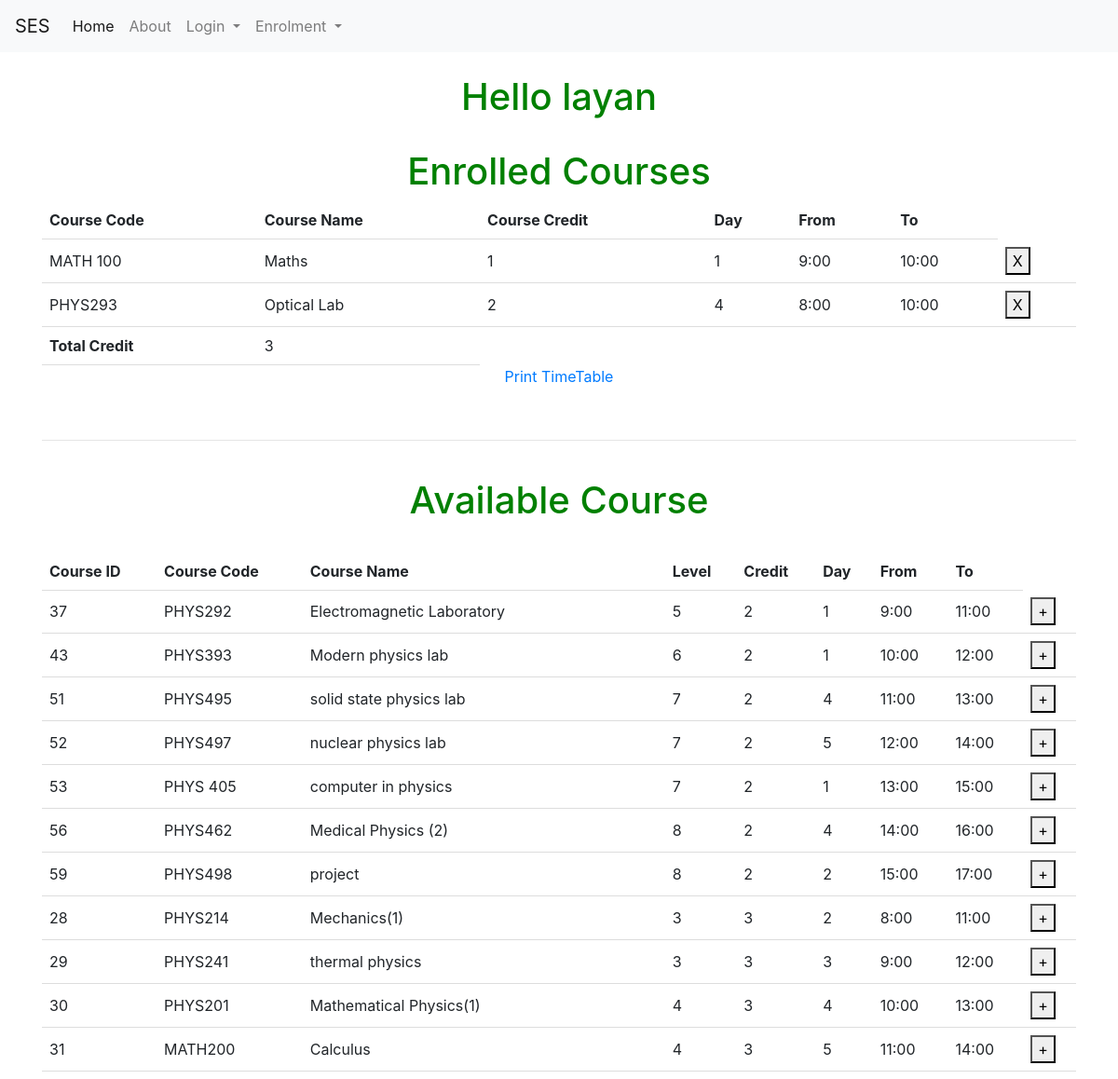
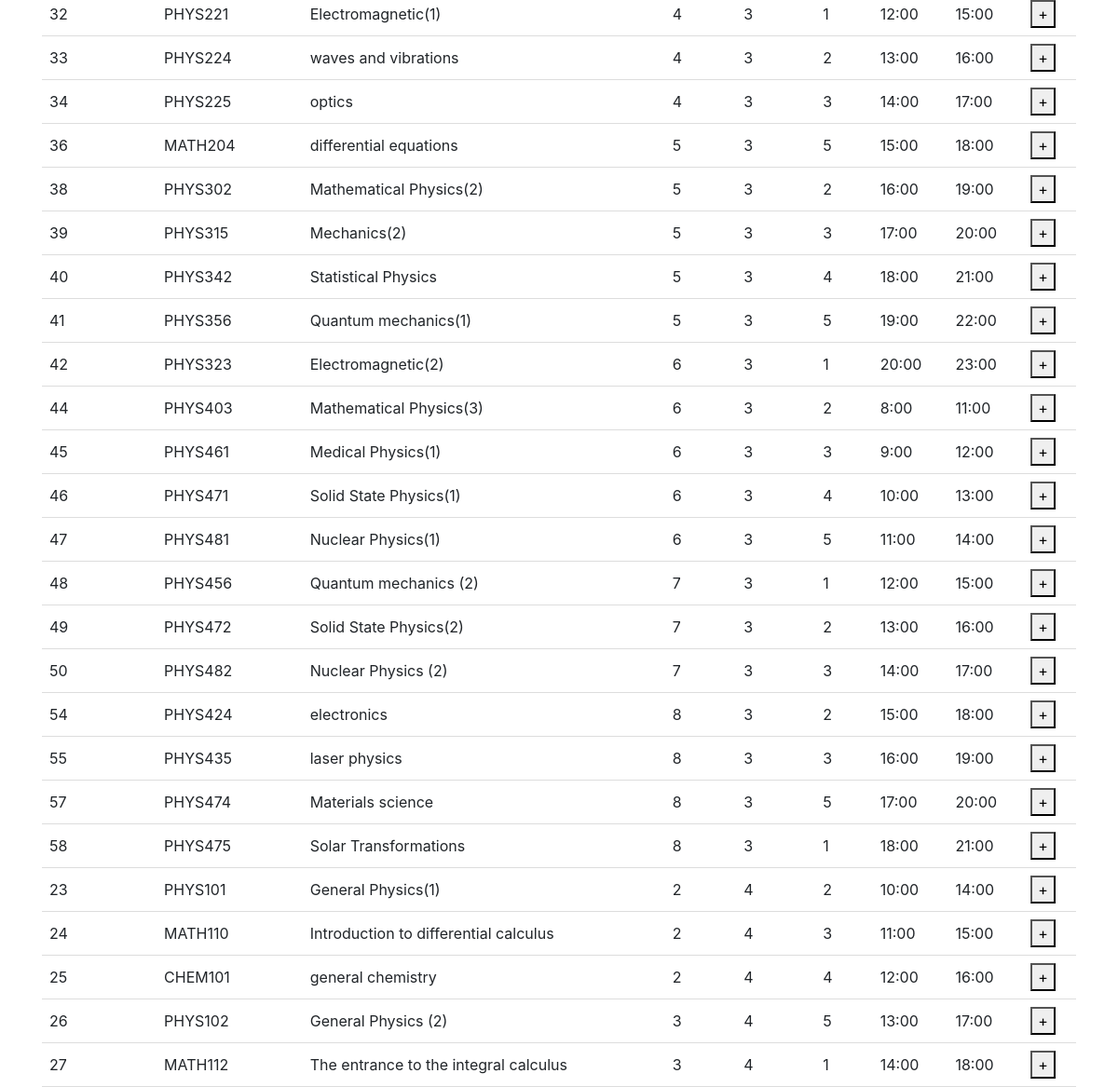
The page /student_course_enrolment/?iddt=6 (signed in) on the database its author committed (2 pictures, top to bottom).
### models.py (models this page shows)
class User(UserMixin, db.Model):
    id = db.Column(db.Integer, primary_key=True)
    email = db.Column(db.String(100), unique=True)
    password = db.Column(db.String(100))
    name = db.Column(db.String(1000))
    dep_id =  db.Column(db.Integer)
    rol_id =  db.Column(db.Integer)

### tables this page shows
CREATE TABLE course (course_id [int] IDENTITY (1, 1) NOT NULL PRIMARY KEY UNIQUE, course_name [nchar] (10), course_descr [nchar] (10), course_code [nchar] (10), dep_id [int], plan_id [int], level_id [int], credit INTEGER, Day_id REFERENCES Day (Day_id), fromT TIME, toT TIME);

### available_courses.py (the view)
@available_courses.route('/student_course_enrolment/', methods=['GET', 'POST'])
def student_course_enrolment():
    with app.app_context():
        user_id =  request.args.get('iddt')
        print('1')
        con = sqlite3.connect("instance/db.sqlite")
        cur = con.cursor()
        cur.execute("SELECT course_id, course_code, course_name, level_id, credit, Day_id , FromT, Tot FROM course p WHERE  NOT EXISTS (SELECT * FROM   Time_table od WHERE  p.course_id = od.course_id and od.user_id = '%s') AND dep_id = (select dep_id from user where id  = '%s' )" % (user_id,user_id))
        data = cur.fetchall()
        cur.execute("SELECT course.course_id, course.course_code, course.course_name, course.credit,course.day_id ,course.fromT, course.toT FROM course INNER JOIN Time_table ON course.course_id =Time_table.course_id where Time_table.user_id = '%s'" % (user_id))
        data2 = cur.fetchall()
        cur.execute("SELECT sum(course.credit) FROM course INNER JOIN Time_table ON course.course_id =Time_table.course_id where Time_table.user_id = '%s'" % (user_id))
        dataC = cur.fetchall()
        con.commit()
        con.close()
        print('2')
    return render_template('student_course_enrolment.html', data=data,data2=data2, idd = current_user.id,name= current_user.name,dataC=dataC)

### templates/student_course_enrolment.html (shortened to what this page needs)
{% extends "base.html" %}
{% block content %}
<h1> Hello {{name}} </h1>
{% if not data2 %}
<h1 style="color:red;">Not enrolled in any Courses</h1>
{% else %}
<h1>Enrolled Courses</h1>
<form method="post" action="/delcourse">
    <table id="table_to_highlight" style="width:100%">
        <thead>
          <tr>
            <th>Course Code</th>
            <th>Course Name</th>
            <th>Course Credit</th>
            <th>Day</th>
            <th>From</th>
            <th>To</th>
          </tr>
          </thead>
          <tbody>
           {% for row in data2 %}
                  <tr>
                      <td>{{row[1]}}</td>
                      <td>{{row[2]}}</td>
                      <td>{{row[3]}}</td>
                      <td>{{row[4]}}</td>
                      <td>{{row[5]}}</td>
                      <td>{{row[6]}}</td>
                      <td><button class="bi bi-plus" type="submit" value="{{ row[0] }}" name="course_id_del">X</button></td>
                  </tr>
              {% endfor %}
          </tbody>
          <tfoot>
            {% for row in dataC %}
            <tr>
              <td><strong>Total Credit</strong></td>
              <td>{{row[0]}}</td>
            </tr>
            {% endfor %}
          </tfoot>
      </table>
      <p>
        <a href="{{ url_for('student_course_enrolment.download_report', iddh = current_user.id) }}">Print TimeTable</a>
    </p>
</form>
{% endif %}
<hr>
{% if not data %}
<h1 style="color:red;">No Available Course</h1>
{% else %}
<h1> Available Course</h1>
<form method="post" action="/incourse">
<table id="table_to_highlight" style="width:100%">
    <thead>
      <tr>
        <th>Course ID</th>
        <th>Course Code</th>
        <th>Course Name</th>
        <th>Level</th>
        <th>Credit</th>
        <th>Day</th>
        <th>From</th>
        <th>To</th>
      </tr>
      </thead>
      <tbody>
       {% for row in data %}
              <tr>
                <td><input type="hidden" name="title" value="{{ row[0] }}"> {{ row[0] }} </td>
                  <td>{{row[1]}}</td>
                  <td>{{row[2]}}</td>
                  <td>{{row[3]}}</td>
                  <td>{{row[4]}}</td>
                  <td>{{row[5]}}</td>
                  <td>{{row[6]}}</td>
                  <td>{{row[7]}}</td>
                  <td><button class="bi bi-plus" type="submit" value="{{ row[0] }}" name="course_id">+</button></td>
              </tr>
          {% endfor %}
      </tbody>
  </table>
  {% endif %}
    </form>
    {% endblock %}

### templates/base.html (shortened to what this page needs)
<!DOCTYPE html>
<html>
<head>
    <link rel="stylesheet" href="https://cdn.jsdelivr.net/npm/bootstrap@4.3.1/dist/css/bootstrap.min.css">
    <link rel="stylesheet" href="https://cdnjs.cloudflare.com/ajax/libs/font-awesome/5.15.3/css/all.min.css">
    <link rel="stylesheet" href="https://mdbcdn.b-cdn.net/wp-content/themes/mdbootstrap4/docs-app/css/compiled-4.20.0.min.css">
</head>
<body>
<section class="hero is-fullheight" style="background-color:#ffffff;">
    <div>  <nav class="navbar navbar-expand-lg navbar-light bg-light">
        <a class="navbar-brand" href="{{ url_for('main.index') }}">SES</a>
        <div class="collapse navbar-collapse" id="navbarSupportedContent">
          <ul class="navbar-nav mr-auto">
            <li class="nav-item active">
              <a class="nav-link" href="{{ url_for('main.index') }}">Home <span class="sr-only">(current)</span></a>
            </li>
            <li class="nav-item">
              <a class="nav-link" href="{{ url_for('main.About') }}">About</a>
            </li>
            <li class="nav-item dropdown">
              <a class="nav-link dropdown-toggle" href="#" id="navbarDropdown" role="button" data-toggle="dropdown" aria-haspopup="true" aria-expanded="false">
                Login
              </a>
            </li>
            {% if current_user.is_authenticated and current_user.rol_id == 1 %}
            <form method="post" action="/student_course_enrolment">
            <li class="nav-item dropdown">
                <a class="nav-link dropdown-toggle" href="#" id="navbarDropdown" role="button" data-toggle="dropdown" aria-haspopup="true" aria-expanded="false">
                    Admin
                </a>
                <div class="dropdown-menu" aria-labelledby="navbarDropdown">
                  <a class="dropdown-item" href="{{ url_for('auth.saveRecord') }}">Add Lecturer</a>
                    <div class="dropdown-divider"></div>
                    <a class="dropdown-item" href="{{ url_for('auth.saverloc') }}">Add Class Room</a>
                    <div class="dropdown-divider"></div>
                    <a class="dropdown-item" href="{{ url_for('admin_enrolment.adstudent') }}">Enrolment Students</a>
                </div>
              </li>
              {% elif current_user.is_authenticated  %}
              <li class="nav-item dropdown">
                <a class="nav-link dropdown-toggle"  href="#" id="navbarDropdown" role="button" data-toggle="dropdown" aria-haspopup="true" aria-expanded="false">
                    Enrolment
                </a>
              </li>
              {% endif %}
        </div>
    </div>
    <div class="hero-body">
        <div class="container has-text-centered">
            {% block content %}{% endblock %}
        </div>
</section>
</body>
</html>

### templates/student_course_enrolment.html (style rules this page uses)
body { text-align: center; }
h1 { color: green; }
table { border-collapse: collapse; width: 100%; }
th, td { padding: 8px; text-align: left; border-bottom: 1px solid #ddd; }

### rows shown on the page
User: name "layan"
course: course_code "MATH 100", course_name "Maths", credit "1", Day "1", fromT "9:00", toT "10:00", {{ row[0] }} 22 (drawn)
course: course_code "PHYS293", course_name "Optical Lab", credit "2", Day "4", fromT "8:00", toT "10:00", {{ row[0] }} 35 (drawn)
course: course_id "37", course_code "PHYS292", course_name "Electromagnetic Laboratory", level "5", credit "2", Day "1", fromT "9:00", toT "11:00"
course: course_id "43", course_code "PHYS393", course_name "Modern physics lab", level "6", credit "2", Day "1", fromT "10:00", toT "12:00"
course: course_id "51", course_code "PHYS495", course_name "solid state physics lab", level "7", credit "2", Day "4", fromT "11:00", toT "13:00"
course: course_id "52", course_code "PHYS497", course_name "nuclear physics lab", level "7", credit "2", Day "5", fromT "12:00", toT "14:00"
course: course_id "53", course_code "PHYS 405", course_name "computer in physics", level "7", credit "2", Day "1", fromT "13:00", toT "15:00"
course: course_id "56", course_code "PHYS462", course_name "Medical Physics (2)", level "8", credit "2", Day "4", fromT "14:00", toT "16:00"
course: course_id "59", course_code "PHYS498", course_name "project", level "8", credit "2", Day "2", fromT "15:00", toT "17:00"
course: course_id "28", course_code "PHYS214", course_name "Mechanics(1)", level "3", credit "3", Day "2", fromT "8:00", toT "11:00"
course: course_id "29", course_code "PHYS241", course_name "thermal physics", level "3", credit "3", Day "3", fromT "9:00", toT "12:00"
course: course_id "30", course_code "PHYS201", course_name "Mathematical Physics(1)", level "4", credit "3", Day "4", fromT "10:00", toT "13:00"
course: course_id "31", course_code "MATH200", course_name "Calculus", level "4", credit "3", Day "5", fromT "11:00", toT "14:00"
course: course_id "32", course_code "PHYS221", course_name "Electromagnetic(1)", level "4", credit "3", Day "1", fromT "12:00", toT "15:00"
course: course_id "33", course_code "PHYS224", course_name "waves and vibrations", level "4", credit "3", Day "2", fromT "13:00", toT "16:00"
course: course_id "34", course_code "PHYS225", course_name "optics", level "4", credit "3", Day "3", fromT "14:00", toT "17:00"
course: course_id "36", course_code "MATH204", course_name "differential equations", level "5", credit "3", Day "5", fromT "15:00", toT "18:00"
course: course_id "38", course_code "PHYS302", course_name "Mathematical Physics(2)", level "5", credit "3", Day "2", fromT "16:00", toT "19:00"
course: course_id "39", course_code "PHYS315", course_name "Mechanics(2)", level "5", credit "3", Day "3", fromT "17:00", toT "20:00"
course: course_id "40", course_code "PHYS342", course_name "Statistical Physics", level "5", credit "3", Day "4", fromT "18:00", toT "21:00"
course: course_id "41", course_code "PHYS356", course_name "Quantum mechanics(1)", level "5", credit "3", Day "5", fromT "19:00", toT "22:00"
course: course_id "42", course_code "PHYS323", course_name "Electromagnetic(2)", level "6", credit "3", Day "1", fromT "20:00", toT "23:00"
course: course_id "44", course_code "PHYS403", course_name "Mathematical Physics(3)", level "6", credit "3", Day "2", fromT "8:00", toT "11:00"
course: course_id "45", course_code "PHYS461", course_name "Medical Physics(1)", level "6", credit "3", Day "3", fromT "9:00", toT "12:00"
course: course_id "46", course_code "PHYS471", course_name "Solid State Physics(1)", level "6", credit "3", Day "4", fromT "10:00", toT "13:00"
course: course_id "47", course_code "PHYS481", course_name "Nuclear Physics(1)", level "6", credit "3", Day "5", fromT "11:00", toT "14:00"
course: course_id "48", course_code "PHYS456", course_name "Quantum mechanics (2)", level "7", credit "3", Day "1", fromT "12:00", toT "15:00"
course: course_id "49", course_code "PHYS472", course_name "Solid State Physics(2)", level "7", credit "3", Day "2", fromT "13:00", toT "16:00"
course: course_id "50", course_code "PHYS482", course_name "Nuclear Physics (2)", level "7", credit "3", Day "3", fromT "14:00", toT "17:00"
course: course_id "54", course_code "PHYS424", course_name "electronics", level "8", credit "3", Day "2", fromT "15:00", toT "18:00"
course: course_id "55", course_code "PHYS435", course_name "laser physics", level "8", credit "3", Day "3", fromT "16:00", toT "19:00"
course: course_id "57", course_code "PHYS474", course_name "Materials science", level "8", credit "3", Day "5", fromT "17:00", toT "20:00"
course: course_id "58", course_code "PHYS475", course_name "Solar Transformations", level "8", credit "3", Day "1", fromT "18:00", toT "21:00"
course: course_id "23", course_code "PHYS101", course_name "General Physics(1)", level "2", credit "4", Day "2", fromT "10:00", toT "14:00"
course: course_id "24", course_code "MATH110", course_name "Introduction to differential calculus", level "2", credit "4", Day "3", fromT "11:00", toT "15:00"
course: course_id "25", course_code "CHEM101", course_name "general chemistry", level "2", credit "4", Day "4", fromT "12:00", toT "16:00"
course: course_id "26", course_code "PHYS102", course_name "General Physics (2)", level "3", credit "4", Day "5", fromT "13:00", toT "17:00"
course: course_id "27", course_code "MATH112", course_name "The entrance to the integral calculus", level "3", credit "4", Day "1", fromT "14:00", toT "18:00"

### other values the page prints
{{ row[0] }} "3"
